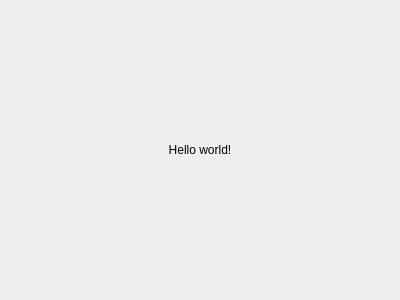
<?xml version="1.0" encoding="UTF-8"?>
<ui version="4.0">
 <class>MainWindow</class>
 <widget class="QMainWindow" name="MainWindow">
  <property name="geometry">
   <rect>
    <x>0</x>
    <y>0</y>
    <width>400</width>
    <height>300</height>
   </rect>
  </property>
  <property name="windowTitle">
   <string>Hello world GUI Application</string>
  </property>
  <widget class="QWidget" name="centralwidget">
   <property name="enabled">
    <bool>true</bool>
   </property>
   <layout class="QVBoxLayout" name="layoutVert">
    <item>
     <spacer name="verticalSpacer">
      <property name="orientation">
       <enum>Qt::Vertical</enum>
      </property>
      <property name="sizeHint" stdset="0">
       <size>
        <width>20</width>
        <height>40</height>
       </size>
      </property>
     </spacer>
    </item>
    <item>
     <widget class="QLabel" name="label">
      <property name="text">
       <string>Hello world!</string>
      </property>
      <property name="alignment">
       <set>Qt::AlignCenter</set>
      </property>
     </widget>
    </item>
    <item>
     <spacer name="verticalSpacer_2">
      <property name="orientation">
       <enum>Qt::Vertical</enum>
      </property>
      <property name="sizeHint" stdset="0">
       <size>
        <width>20</width>
        <height>40</height>
       </size>
      </property>
     </spacer>
    </item>
   </layout>
  </widget>
 </widget>
 <resources/>
 <connections/>
</ui>
